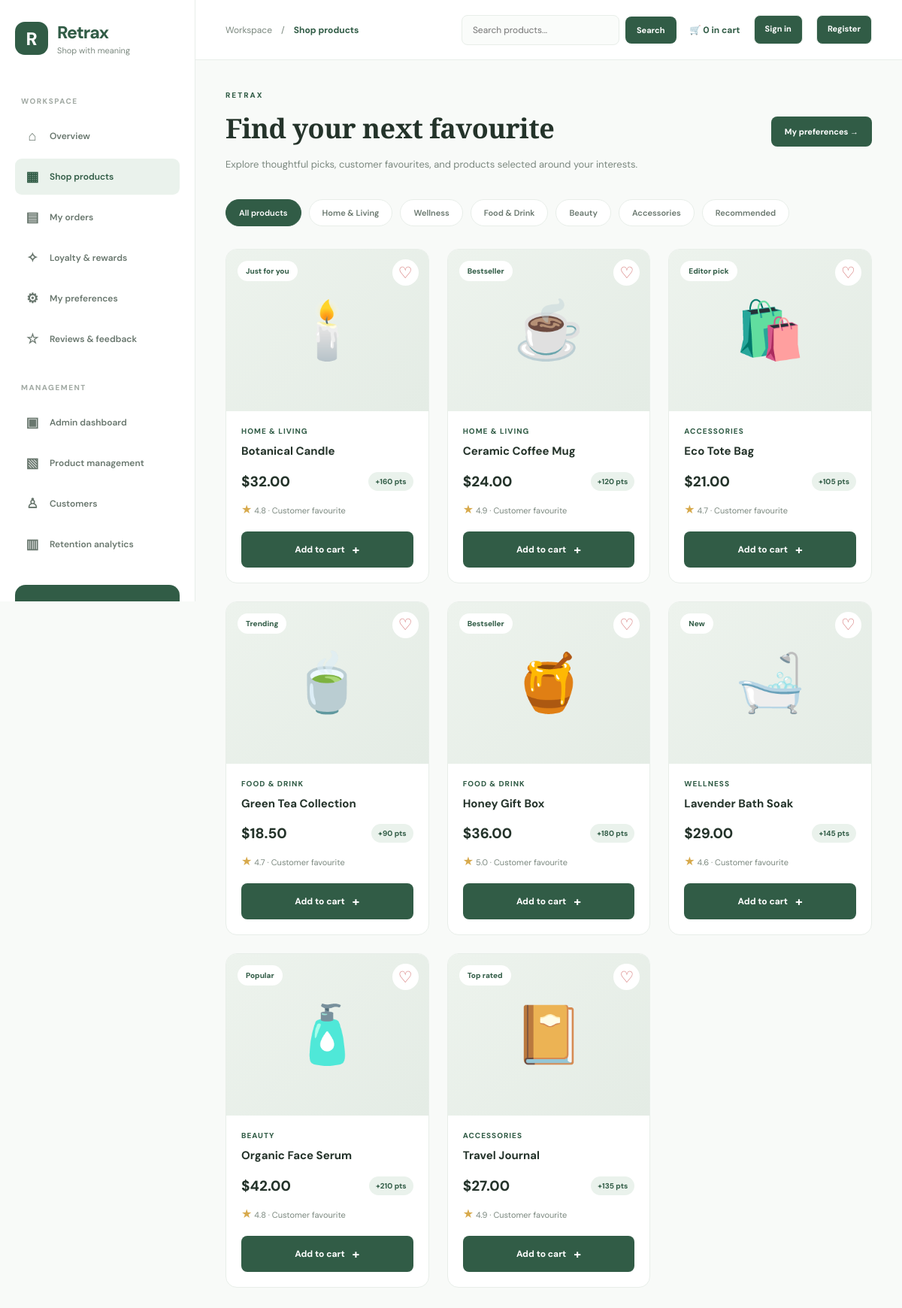
The page / on the database its author committed.
### account/models.py (models this page shows, shortened)
class Category(models.Model):
    name = models.CharField(max_length=100, unique=True)
    slug = models.SlugField(max_length=100, unique=True)
    class Meta:
        ordering = ["name"]
    def __str__(self):
        return self.name

class Product(models.Model):
    category = models.ForeignKey(Category, related_name="products", on_delete=models.PROTECT)
    name = models.CharField(max_length=150)
    description = models.TextField(blank=True)
    price = models.DecimalField(max_digits=10, decimal_places=2, validators=[MinValueValidator("0.01")])
    points = models.PositiveIntegerField(default=0)
    rating = models.DecimalField(max_digits=2, decimal_places=1, default=0, validators=[MinValueValidator("0.0"), MaxValueValidator("5.0")])
    emoji = models.CharField(max_length=20, default="🛍️")
    stock = models.PositiveIntegerField(default=0)
    badge = models.CharField(max_length=50, blank=True)
    is_active = models.BooleanField(default=True)
    created_at = models.DateTimeField(auto_now_add=True)
    updated_at = models.DateTimeField(auto_now=True)
    class Meta:
        ordering = ["name"]

### config/views.py (the view, shortened to what this page needs)
# urls.py: path("", views.shop_products, name="shop_products"),
def shop_products(request):
    category = request.GET.get("category", "all").lower()
    query = request.GET.get("q", "").strip().lower()
    sort = request.GET.get("sort", "")
    valid_category_slugs = {"all", *(item["slug"] for item in CATEGORIES)}
    if category not in valid_category_slugs:
        category = "all"
    database_products = Product.objects.filter(is_active=True).select_related("category")
    products = list(database_products) if database_products.exists() else list(PRODUCTS)
    if category != "all":
        if database_products.exists():
            products = [product for product in products if product.category.slug == category]
        else:
            category_name = next((item["name"] for item in CATEGORIES if item["slug"] == category), "")
            products = [product for product in products if product["category"] == category_name]
    if sort == "recommended":
        products.sort(key=lambda product: float(product.rating if hasattr(product, "rating") else product["rating"]), reverse=True)
    cart = request.session.get("cart", {})
    favorites = request.session.get("favorites", [])
    if request.user.is_authenticated:
        favorite_ids = set(Favorite.objects.filter(user=request.user).values_list("product_id", flat=True))
        favorites = list(favorite_ids)
        cart_count = sum(item.quantity for item in CartItem.objects.filter(user=request.user))
    else:
        favorite_ids = set(favorites if isinstance(favorites, list) else [])
        cart_count = sum(quantity for quantity in cart.values() if isinstance(quantity, int) and quantity > 0)
    if not isinstance(cart, dict):
        cart = {}
        request.session["cart"] = cart
    if not isinstance(favorites, list):
        favorites = []
        request.session["favorites"] = favorites
    return render(request, "shop.html", {
        "products": products,
        "categories": CATEGORIES,
        "current_category": category,
        "cart_count": sum(quantity for quantity in cart.values() if isinstance(quantity, int) and quantity > 0),
        "favorite_ids": list(favorite_ids),
        "cart_count": cart_count,
    })

### templates/shop.html (shortened to what this page needs)
{% load static %}
<!DOCTYPE html>
<html lang="en">
<head>
    <link rel="stylesheet" href="{% static 'css/shop_products.css' %}?v=shop-2">
</head>
<body>
    <aside class="sidebar">
        <div class="sidebar-top">
            <div class="sidebar-logo">
                <div class="logo-icon">R</div>
                <div>
                    <div class="logo-name">Retrax</div>
                    <div class="logo-tagline">Shop with meaning</div>
                </div>
            </div>
            <nav class="sidebar-nav">
                <div class="nav-heading">Workspace</div>
                <a href="{% url 'overview' %}">
                    <span class="nav-icon">⌂</span>
                    <span>Overview</span>
                </a>
                <a href="{% url 'shop_products' %}" class="active" aria-current="page">
                    <span class="nav-icon">▦</span>
                    <span>Shop products</span>
                </a>
                <a href="{% url 'my_orders' %}">
                    <span class="nav-icon">▤</span>
                    <span>My orders</span>
                </a>
                <a href="{% url 'loyalty_rewards' %}">
                    <span class="nav-icon">✧</span>
                    <span>Loyalty & rewards</span>
                </a>
                <a href="{% url 'my_preferences' %}">
                    <span class="nav-icon">⚙</span>
                    <span>My preferences</span>
                </a>
                <a href="{% url 'reviews_feedback' %}">
                    <span class="nav-icon">☆</span>
                    <span>Reviews & feedback</span>
                </a>
                <div class="nav-heading management-heading">
                    Management
                </div>
                <a href="{% url 'admin_dashboard' %}">
                    <span class="nav-icon">▣</span>
                    <span>Admin dashboard</span>
                </a>
                <a href="{% url 'product_management' %}">
                    <span class="nav-icon">▧</span>
                    <span>Product management</span>
                </a>
                <a href="{% url 'customers' %}">
                    <span class="nav-icon">♙</span>
                    <span>Customers</span>
                </a>
                <a href="{% url 'retention_analytics' %}">
                    <span class="nav-icon">▥</span>
                    <span>Retention analytics</span>
                </a>
            </nav>
        </div>
        <div class="sidebar-bottom">
            <div class="help-card">
                <h4>Need a little help?</h4>
            </div>
        </div>
    </aside>
    <main class="main-content">
        <header class="top-header">
            <div class="breadcrumb">
                <span>Workspace</span>
                <span>/</span>
                <span>Shop products</span>
            </div>
            <div class="header-actions">
                <form method="get" class="search-form">
                    <input
                        type="search"
                        name="q"
                        value="{{ request.GET.q }}"
                        placeholder="Search products..."
                        aria-label="Search products"
                    >
                    <button type="submit">Search</button>
                </form>
                <a href="{% url 'my_orders' %}" class="cart-count">
                    🛒 {{ cart_count }} in cart
                </a>
                {% if user.is_authenticated %}
                <div class="header-avatar" title="{{ user.get_full_name|default:user.username }}">
                    {{ user.first_name.0|default:user.username.0|upper }}
                </div>
                <form method="post" action="{% url 'logout' %}">
                    {% csrf_token %}
                    <button type="submit" class="preferences-btn">Sign out</button>
                </form>
                {% else %}
                <a href="{% url 'login' %}?next={{ request.path|urlencode }}" class="preferences-btn">Sign in</a>
                <a href="{% url 'register' %}" class="preferences-btn">Register</a>
                {% endif %}
            </div>
        </header>
        <section class="page-content">
            <div class="title-section">
                <div class="title-content">
                    <div class="eyebrow">
                        RETRAX
                    </div>
                    <h1>Find your next favourite</h1>
                    <p>
                        Explore thoughtful picks, customer favourites,
                        and products selected around your interests.
                    </p>
                </div>
                <a
                    href="{% url 'my_preferences' %}"
                    class="preferences-btn"
                >
                    My preferences →
                </a>
            </div>
            <div class="category-filters">
                <a
                    href="?category=all{% if request.GET.q %}&q={{ request.GET.q|urlencode }}{% endif %}{% if request.GET.sort %}&sort={{ request.GET.sort }}{% endif %}"
                    class="{% if current_category == 'all' %}active{% endif %}"
                >
                    All products
                </a>
                {% for cat in categories %}
                    <a
                        href="?category={{ cat.slug }}{% if request.GET.q %}&q={{ request.GET.q|urlencode }}{% endif %}{% if request.GET.sort %}&sort={{ request.GET.sort }}{% endif %}"
                        class="{% if current_category == cat.slug %}active{% endif %}"
                    >
                        {{ cat.name }}
                    </a>
                {% endfor %}
                <a
                    href="?sort=recommended{% if request.GET.q %}&q={{ request.GET.q|urlencode }}{% endif %}{% if current_category != 'all' %}&category={{ current_category }}{% endif %}"
                    class="{% if request.GET.sort == 'recommended' %}active{% endif %}"
                >
                    Recommended
                </a>
            </div>
            <div class="products-grid">
                {% for product in products %}
                    <div class="product-card">
                        <div class="product-image">
                            {% if product.badge %}
                                <span class="product-badge">
                                    {{ product.badge }}
                                </span>
                            {% endif %}
                            <form
                                method="post"
                                action="{% url 'toggle_favorite' product.id %}"
                                class="favorite-form"
                            >
                                <button
                                    type="submit"
                                    class="favorite-btn"
                                    aria-label="{% if product.id in favorite_ids %}Remove {{ product.name }} from favorites{% else %}Add {{ product.name }} to favorites{% endif %}"
                                    title="{% if product.id in favorite_ids %}Remove from favorites{% else %}Add to favorites{% endif %}"
                                >
                                    {% if product.id in favorite_ids %}
                                        ♥
                                    {% else %}
                                        ♡
                                    {% endif %}
                                </button>
                            </form>
                            <div class="product-emoji">
                                {{ product.emoji|default:"🛍️" }}
                            </div>
                        </div>
                        <div class="product-info">
                            <div class="product-category">
                                {{ product.category }}
                            </div>
                            <h3>{{ product.name }}</h3>
                            <div class="product-price">
                                <span class="price">
                                    ${{ product.price }}
                                </span>
                                <span class="points">
                                    +{{ product.points }} pts
                                </span>
                            </div>
                            <div class="product-rating">
                                <span>★</span>
                                {{ product.rating }}
                                · Customer favourite
                            </div>
                            <form
                                method="post"
                                action="{% url 'add_to_cart' product.id %}"
                                class="add-cart-form"
                            >
                                <button type="submit"{% if product.stock == 0 %} disabled{% endif %}>
                                    {% if product.stock == 0 %}Out of stock{% else %}Add to cart{% endif %}
                                    {% if product.stock != 0 %}<span>+</span>{% endif %}
                                </button>
                            </form>
                        </div>
                    </div>
                {% endfor %}
            </div>
        </section>
    </main>
</body>
</html>

### rows shown on the page
Category: name "Home & Living"
Category: name "Wellness"
Category: name "Food & Drink"
Category: name "Beauty"
Category: name "Accessories"
Product: badge "Just for you", emoji "🕯️", category "HOME & LIVING", name "Botanical Candle", price "32.00", points "160", rating "4.8", stock "Add to cart"
Product: badge "Bestseller", emoji "☕", category "HOME & LIVING", name "Ceramic Coffee Mug", price "24.00", points "120", rating "4.9", stock "Add to cart"
Product: badge "Editor pick", emoji "🛍️", category "ACCESSORIES", name "Eco Tote Bag", price "21.00", points "105", rating "4.7", stock "Add to cart"
Product: badge "Trending", emoji "🍵", category "FOOD & DRINK", name "Green Tea Collection", price "18.50", points "90", rating "4.7", stock "Add to cart"
Product: badge "Bestseller", emoji "🍯", category "FOOD & DRINK", name "Honey Gift Box", price "36.00", points "180", rating "5.0", stock "Add to cart"
Product: badge "New", emoji "🛁", category "WELLNESS", name "Lavender Bath Soak", price "29.00", points "145", rating "4.6", stock "Add to cart"
Product: badge "Popular", emoji "🧴", category "BEAUTY", name "Organic Face Serum", price "42.00", points "210", rating "4.8", stock "Add to cart"
Product: badge "Top rated", emoji "📔", category "ACCESSORIES", name "Travel Journal", price "27.00", points "135", rating "4.9", stock "Add to cart"

### other values the page prints
{{ cart_count }} "0"
